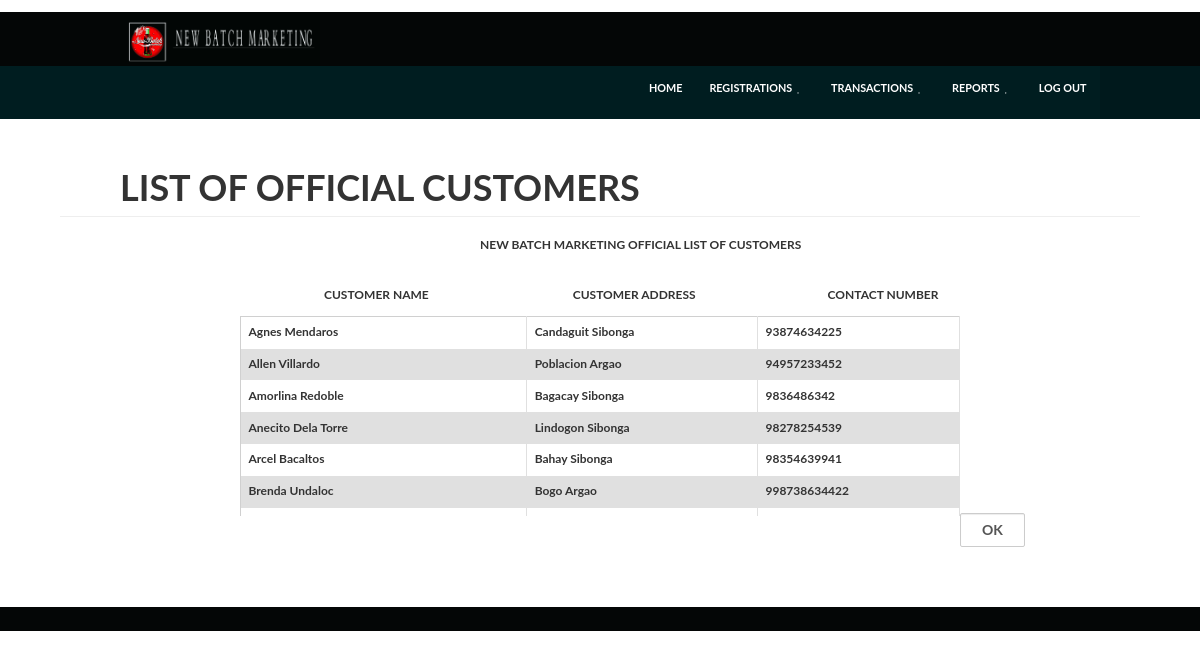
Page /customer/customer_list.php on the committed database.
### tables this page shows
CREATE TABLE IF NOT EXISTS `customer` (
  `customer_account_id` int(6) NOT NULL AUTO_INCREMENT,
  `customer_lastName` varchar(15) NOT NULL,
  `customer_firstName` varchar(25) NOT NULL,
  `barangay` varchar(15) NOT NULL,
  `town` varchar(15) NOT NULL,
  `area` int(6) NOT NULL,
  `customer_contact_number` bigint(15) NOT NULL,
  `customer_status` varchar(10) NOT NULL DEFAULT 'active',
  PRIMARY KEY (`customer_account_id`)
);

### dbOption/Db.class.php (called while the page is built, shortened)
<?php
class DB
{
	private $pdo;
	private $sQuery;
		private function Connect()
		{
			$this->settings = parse_ini_file("settings.ini.php");
			$dsn = 'mysql:dbname='.$this->settings["dbname"].';host='.$this->settings["host"].'';
			try
			{
				$this->pdo = new PDO($dsn, $this->settings["user"], $this->settings["password"], array(PDO::MYSQL_ATTR_INIT_COMMAND => "SET NAMES utf8"));
				$this->pdo->setAttribute(PDO::ATTR_ERRMODE, PDO::ERRMODE_EXCEPTION);
				$this->pdo->setAttribute(PDO::ATTR_EMULATE_PREPARES, false);
				$this->bConnected = true;
			}
			catch (PDOException $e)
			{
				echo $this->ExceptionLog($e->getMessage());
				die();
			}
		}
		private function Init($query,$parameters = "")
		{
		try {
				$this->sQuery = $this->pdo->prepare($query);
				$this->succes 	= $this->sQuery->execute();
			}
			catch(PDOException $e)
			{
					echo $this->ExceptionLog($e->getMessage(), $query );
					die();
			}
		}
		public function query($query,$params = null, $fetchmode = PDO::FETCH_ASSOC)
		{
			$query = trim($query);
			$this->Init($query,$params);
			$rawStatement = explode(" ", $query);
			$statement = strtolower($rawStatement[0]);
			if ($statement === 'select' || $statement === 'show') {
				return $this->sQuery->fetchAll($fetchmode);
			}
			elseif ( $statement === 'insert' ||  $statement === 'update' || $statement === 'delete' ) {
				return $this->sQuery->rowCount();
			}
			else {
				return NULL;
			}
		}
}
?>

### customer/customer_list.php (the view, shortened to what this page needs)
<?php
require("C:\\xampp\htdocs\\new_batch_marketing\\nbm\\subheader.php");
$new_batch_marketing = new Db();
echo'<div style = "font-size:12px">';
echo '<form method = "post" action = "http://localhost:8080/new_batch_marketing/customer/customer_list.php">';
echo '<div style = "align:right;margin-top:8%;margin-left:10%;">';
echo '<h1>LIST OF OFFICIAL CUSTOMERS<h1></div>';
echo '<div><hr style= "width:90%;margin-right:0%;margin-top:-1%;margin-left:5%"></div>';
$infos = $new_batch_marketing->query("SELECT * FROM customer ORDER BY customer_firstName ASC");
	 echo'<div style = "margin-left: 40%;width:60%">NEW BATCH MARKETING OFFICIAL LIST OF CUSTOMERS</div></br></br>';
	 echo'<div style = "float:left;margin-left:27%">CUSTOMER NAME</div>';
	 echo'<div  style = "float:left;margin-left:12%">CUSTOMER ADDRESS</div>';
	 echo'<div  style = "float:left;margin-left:11%">CONTACT NUMBER</div>';
	 echo'<div class = "rep" style = "float:left;margin-left:20%;margin-top:1%;width:60%;"><table>';
	foreach ($infos as $key){
		$name = $key['customer_firstName']."\t\t".$key['customer_lastName'];
		$address = $key['barangay']."\t\t".$key['town'];
		echo'<tr><td>'.$name.'</td><td>'.$address.'</td><td>'.$key['customer_contact_number'].'</td></tr>';
	}
	echo'</table></div></div></br></br>';
	echo'<div style = "margin-top:16%;margin-left:46%;"><input type ="submit" name = "ok" value = "OK" style="width:10%;border-radius:2px;"class = "form-control"></div>';
 echo' <footer style = "margin-top:5%;"></footer>';
?>

### css/responsee.css (style rules this page uses)
h1, h2, h3, h4, h5, h6 { color:#444; font-weight: normal; margin:0.2em 0 0.2em 0; }
h1 { font-size:2.4em; }
table { background:none repeat scroll 0 0 #fff; border:1px solid #D0D0D0; border-collapse:collapse; border-spacing:0; text-align:left; width:100%; }
table tr td, table tr th { padding:0.625em; }
table tr:nth-of-type(2n) { background:none repeat scroll 0 0 #e0e0e0; }
td { border-right:1px solid #e0e0e0; }
form { line-height:1.4em; }

### css/template-style.css (style rules this page uses)
body { background: url("../img/background.jpg") no-repeat fixed center center / 100% auto rgba(0, 0, 0, 0); }
footer { background: none repeat scroll 0 0 #040606; padding: 1em 0; }

### rows in the picture
customer: name "Agnes Mendaros", address "Candaguit Sibonga", customer_contact_number "93874634225"
customer: name "Allen Villardo", address "Poblacion Argao", customer_contact_number "94957233452"
customer: name "Amorlina Redoble", address "Bagacay Sibonga", customer_contact_number "9836486342"
customer: name "Anecito Dela Torre", address "Lindogon Sibonga", customer_contact_number "98278254539"
customer: name "Arcel Bacaltos", address "Bahay Sibonga", customer_contact_number "98354639941"
customer: name "Brenda Undaloc", address "Bogo Argao", customer_contact_number "998738634422"
